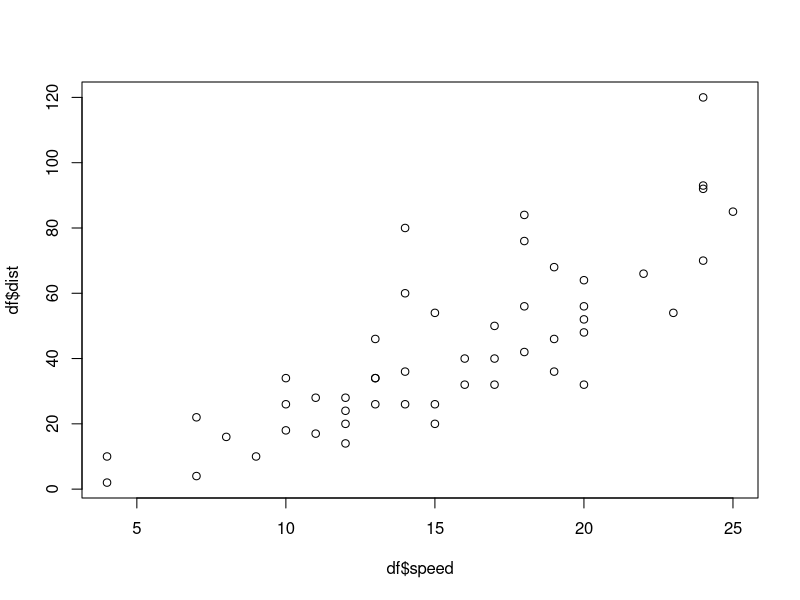
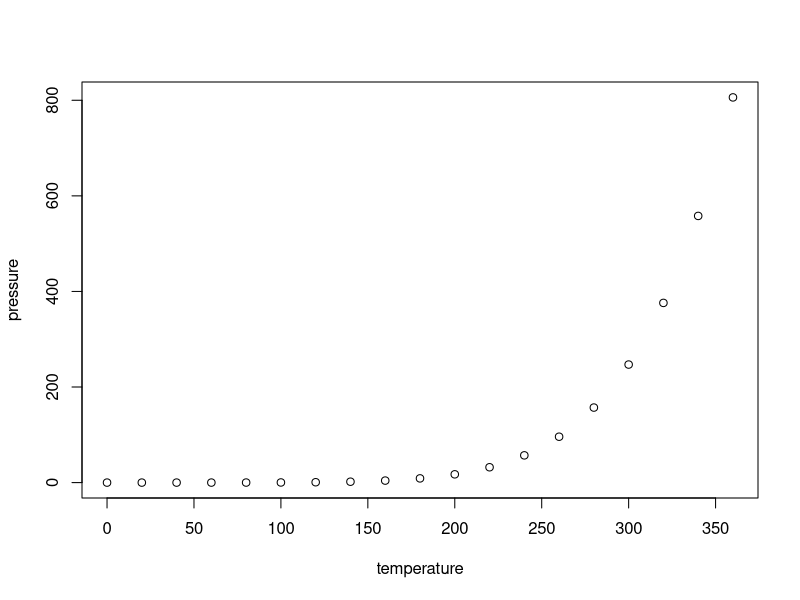

Recreate these plots in R, in order.
## ---- chunk 1
knitr::opts_chunk$set(echo = TRUE)
## ---- chunk 2
df = cars
summary(cars)
#plot(df$speed)
plot(df$speed, df$dist)
cor(df$speed, df$dist)
## ---- chunk 3
plot(pressure)
